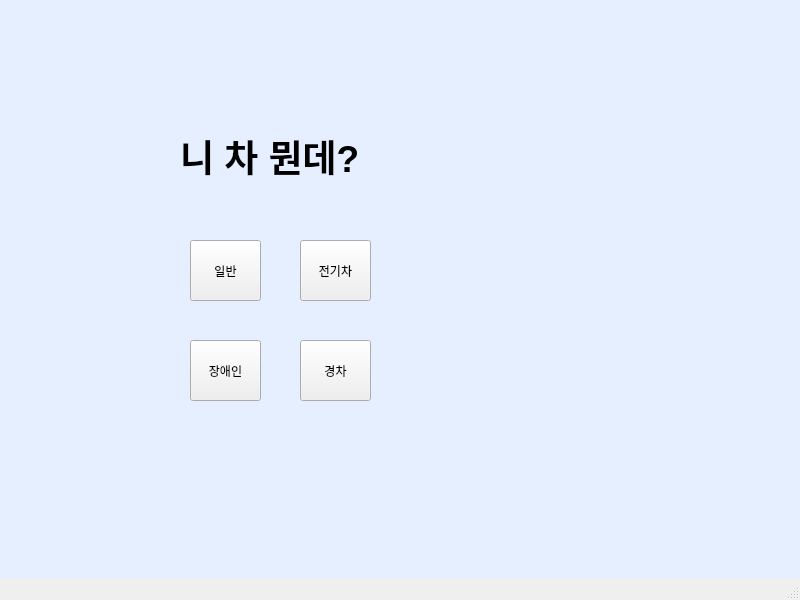
<?xml version="1.0" encoding="UTF-8"?>
<ui version="4.0">
 <class>MainWindow</class>
 <widget class="QMainWindow" name="MainWindow">
  <property name="geometry">
   <rect>
    <x>0</x>
    <y>0</y>
    <width>800</width>
    <height>600</height>
   </rect>
  </property>
  <property name="windowTitle">
   <string>MainWindow</string>
  </property>
  <widget class="QWidget" name="centralwidget">
   <widget class="QLabel" name="label">
    <property name="geometry">
     <rect>
      <x>-80</x>
      <y>-60</y>
      <width>991</width>
      <height>731</height>
     </rect>
    </property>
    <property name="styleSheet">
     <string notr="true">background-color : rgb(229, 239, 255);</string>
    </property>
    <property name="text">
     <string/>
    </property>
   </widget>
   <widget class="QPushButton" name="pushButton">
    <property name="geometry">
     <rect>
      <x>300</x>
      <y>240</y>
      <width>71</width>
      <height>61</height>
     </rect>
    </property>
    <property name="text">
     <string>전기차</string>
    </property>
   </widget>
   <widget class="QLabel" name="label_2">
    <property name="geometry">
     <rect>
      <x>180</x>
      <y>130</y>
      <width>351</width>
      <height>51</height>
     </rect>
    </property>
    <property name="font">
     <font>
      <pointsize>28</pointsize>
      <bold>true</bold>
     </font>
    </property>
    <property name="text">
     <string>니 차 뭔데?</string>
    </property>
    <property name="textFormat">
     <enum>Qt::TextFormat::AutoText</enum>
    </property>
   </widget>
   <widget class="QPushButton" name="pushButton_2">
    <property name="geometry">
     <rect>
      <x>190</x>
      <y>240</y>
      <width>71</width>
      <height>61</height>
     </rect>
    </property>
    <property name="text">
     <string>일반</string>
    </property>
   </widget>
   <widget class="QPushButton" name="pushButton_3">
    <property name="geometry">
     <rect>
      <x>190</x>
      <y>340</y>
      <width>71</width>
      <height>61</height>
     </rect>
    </property>
    <property name="text">
     <string>장애인</string>
    </property>
   </widget>
   <widget class="QPushButton" name="pushButton_4">
    <property name="geometry">
     <rect>
      <x>300</x>
      <y>340</y>
      <width>71</width>
      <height>61</height>
     </rect>
    </property>
    <property name="text">
     <string>경차</string>
    </property>
   </widget>
  </widget>
  <widget class="QMenuBar" name="menubar">
   <property name="geometry">
    <rect>
     <x>0</x>
     <y>0</y>
     <width>800</width>
     <height>33</height>
    </rect>
   </property>
  </widget>
  <widget class="QStatusBar" name="statusbar"/>
 </widget>
 <resources/>
 <connections>
  <connection>
   <sender>pushButton</sender>
   <signal>clicked()</signal>
   <receiver>MainWindow</receiver>
   <slot>next_screen()</slot>
   <hints>
    <hint type="sourcelabel">
     <x>335</x>
     <y>317</y>
    </hint>
    <hint type="destinationlabel">
     <x>371</x>
     <y>600</y>
    </hint>
   </hints>
  </connection>
  <connection>
   <sender>pushButton_2</sender>
   <signal>clicked()</signal>
   <receiver>MainWindow</receiver>
   <slot>next_screen()</slot>
   <hints>
    <hint type="sourcelabel">
     <x>227</x>
     <y>314</y>
    </hint>
    <hint type="destinationlabel">
     <x>248</x>
     <y>742</y>
    </hint>
   </hints>
  </connection>
  <connection>
   <sender>pushButton_3</sender>
   <signal>clicked()</signal>
   <receiver>MainWindow</receiver>
   <slot>next_screen()</slot>
   <hints>
    <hint type="sourcelabel">
     <x>208</x>
     <y>410</y>
    </hint>
    <hint type="destinationlabel">
     <x>208</x>
     <y>764</y>
    </hint>
   </hints>
  </connection>
  <connection>
   <sender>pushButton_4</sender>
   <signal>clicked()</signal>
   <receiver>MainWindow</receiver>
   <slot>next_screen()</slot>
   <hints>
    <hint type="sourcelabel">
     <x>318</x>
     <y>410</y>
    </hint>
    <hint type="destinationlabel">
     <x>317</x>
     <y>773</y>
    </hint>
   </hints>
  </connection>
 </connections>
 <slots>
  <slot>next_screen()</slot>
 </slots>
</ui>
